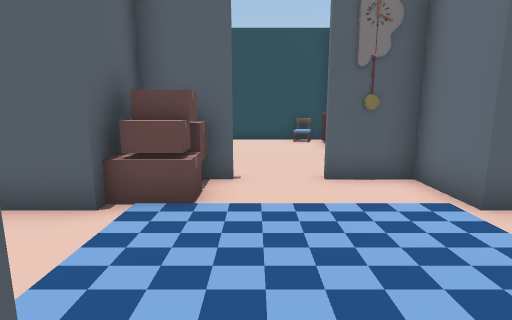
view 1 (above)

12 first-person views from a walk through a Unity game level. The camera is 1.4 m above the floor, tilts 10° down and sees 80° across. The floor is counted in squares, 0.9 m on a side. Each view is taken from the middle of a square. On the plan, view 1 faces up. The plan holds only what a view shows up to about 15 squares ahead; the rest is blank. The player is left out. Some surface patterns are stand-ins.

view 2
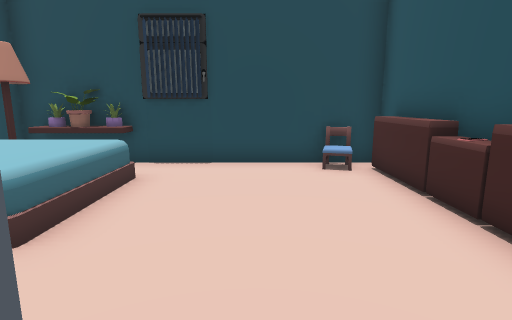

view 3
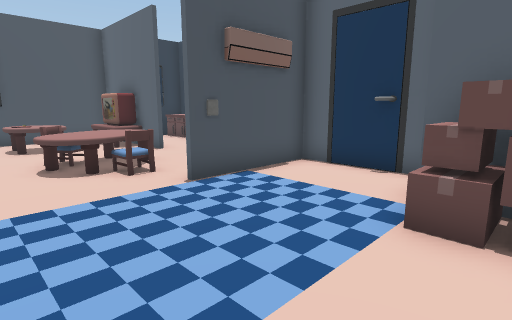

view 4
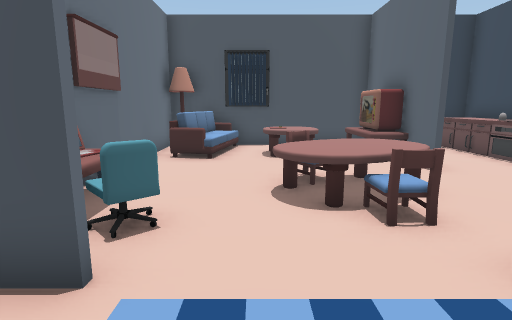

view 5
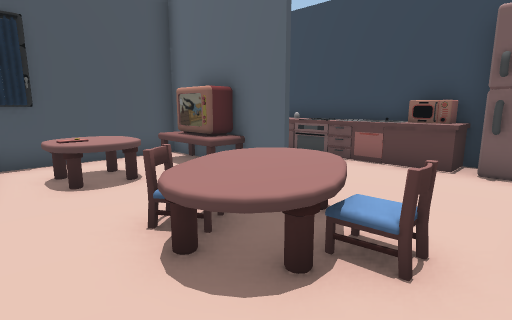

view 6
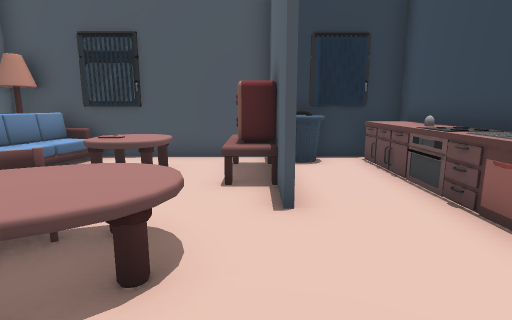

view 7
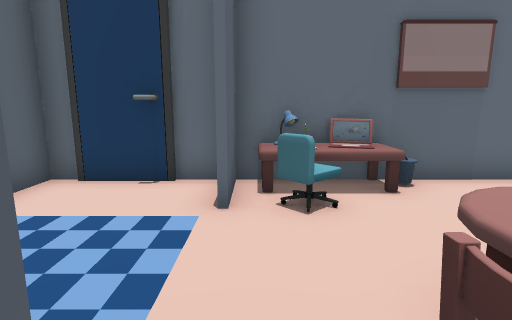

view 8
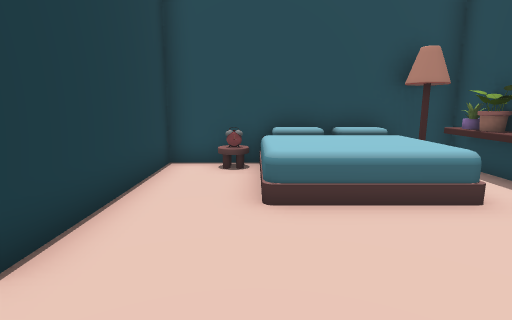

view 9
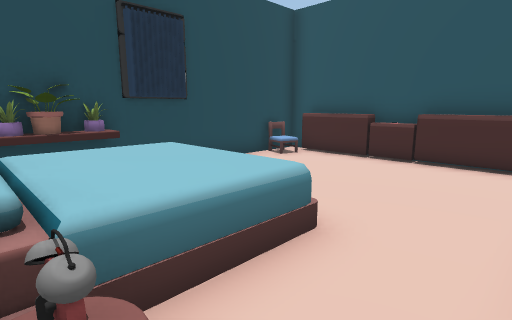

view 10
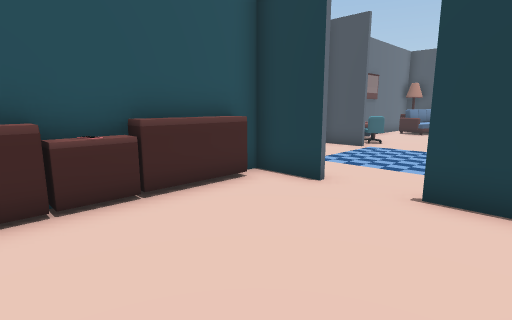

view 11
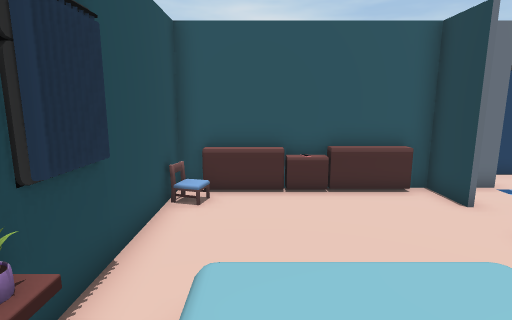

view 12
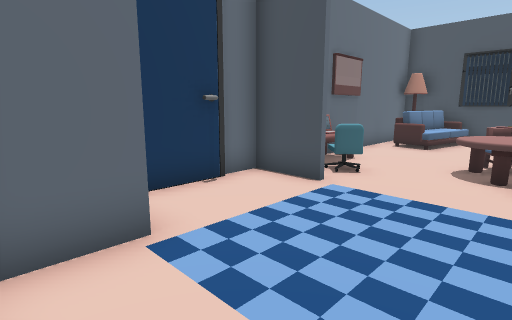

### Floor plan
Key: @ floor where view 1 was taken; # wall or solid block; . main floor; : floor 0.75 m higher than the main floor; + floor 1 m higher than the main floor; ^ raised ledge; O other object.
Columns run from 7 left of view 1 to 6 right of it. Each row starts with its distance up from view 1.
 15 ##OO########
 14 #OOO.....OO#
 13 #O O......OO
 12 #+  :.....OO
 11 #   :.....OO
 10 #   :.....OO
  9 #.........OO
  8 #O........OO
  7 #........#O#
  6 #####OO....#
  5   ###OO....###
  4   #...  .....#
  3   #...   ....#
  2   #...    ..##
  1   ####O....###
  0   O....@...OO#
 -1 # O....O...OO#
 -2 #O^....::...OO
 -3 #O^...O::...O#
 -4 #^^.....O....#
 -5 #^^..#.......#
 -6 #^^..O..O..O.#
 -7 #O^..O.OOOOO.#
 -8 #^^.OO..O.OO.#
 -9  ^#OO.....OOO
-10  ############

Where each view was taken, in squares from view 1:
view 1: 0 up, 0 right, facing up
view 2: 6 up, 0 right, facing up
view 3: 6 up, 3 right, facing down-left
view 4: 3 up, 2 right, facing down
view 5: 0 up, 3 right, facing down-left
view 6: 0 up, 2 left, facing down
view 7: 0 up, 1 left, facing right
view 8: 9 up, 2 right, facing left
view 9: 7 up, 6 left, facing up-right
view 10: 12 up, 2 left, facing down-right
view 11: 12 up, 6 left, facing right
view 12: 6 up, 0 right, facing down-right
